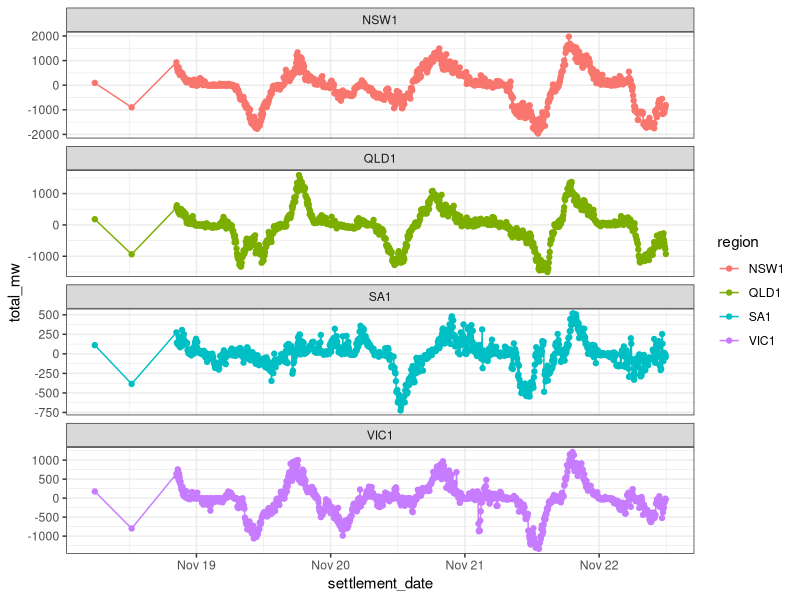
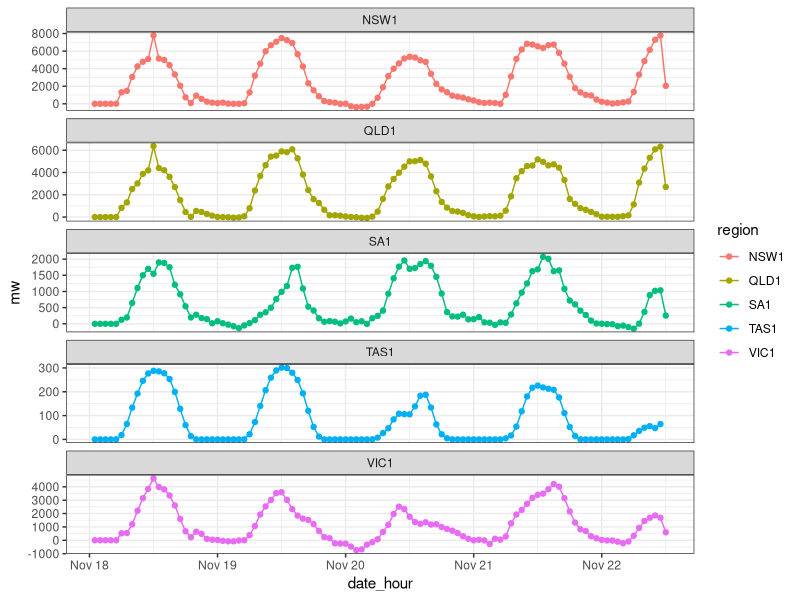
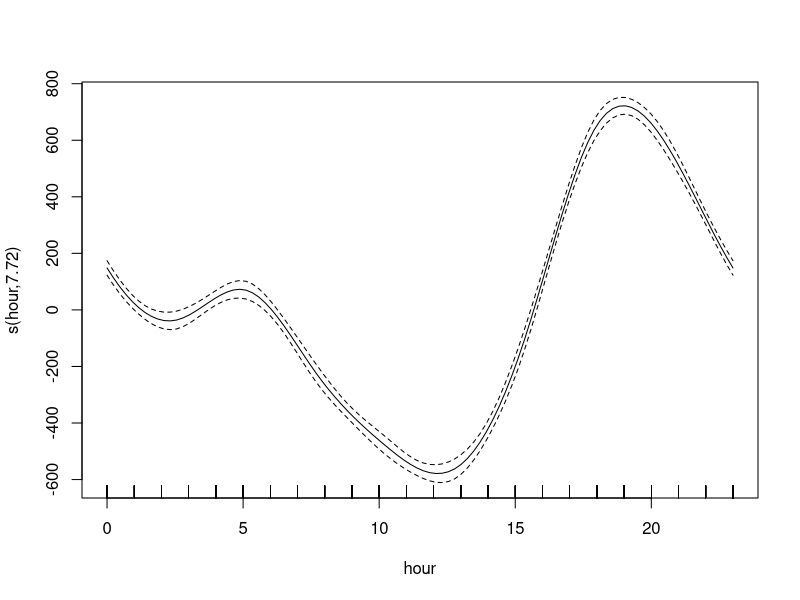
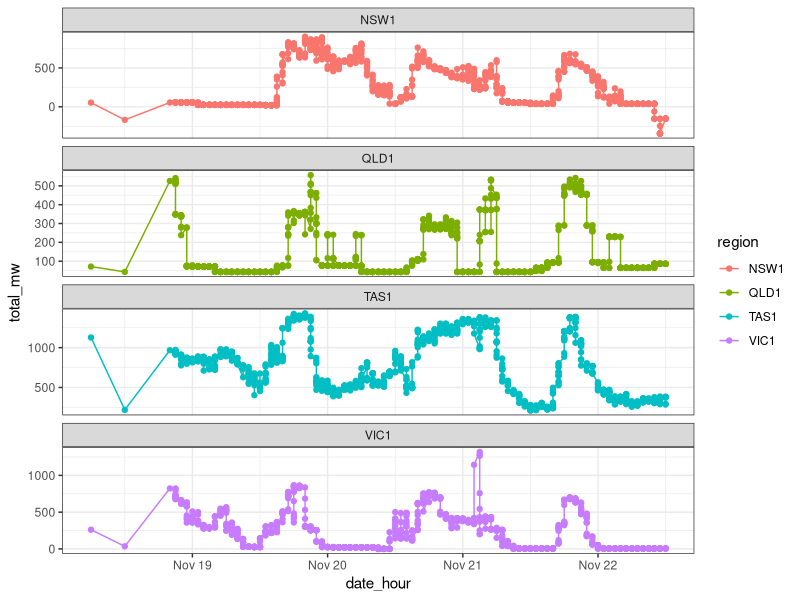
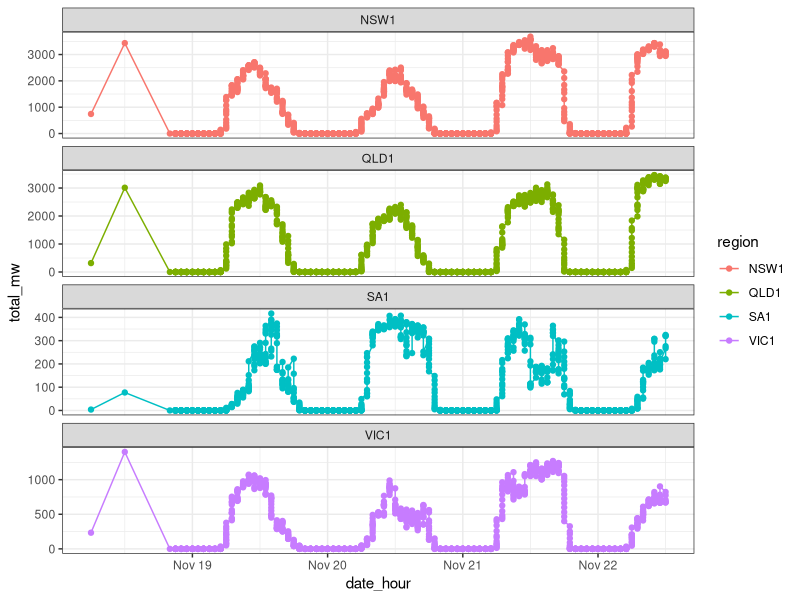
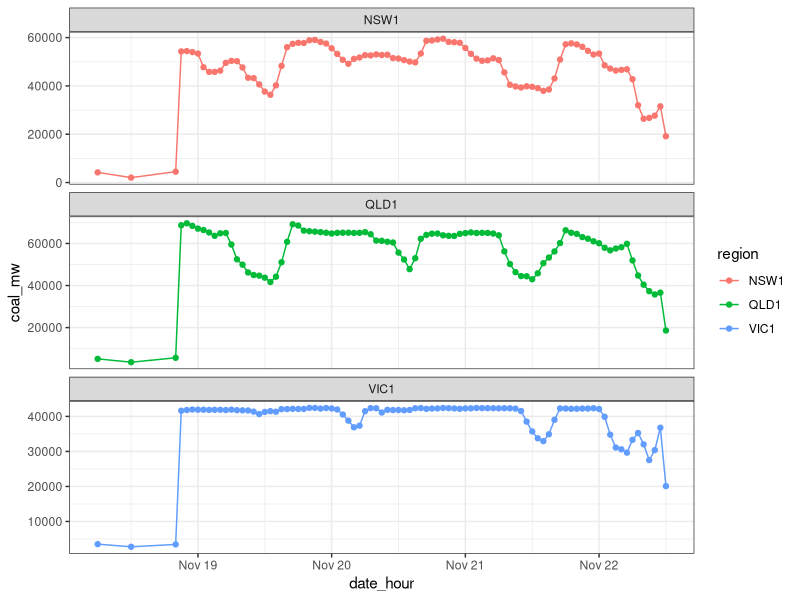
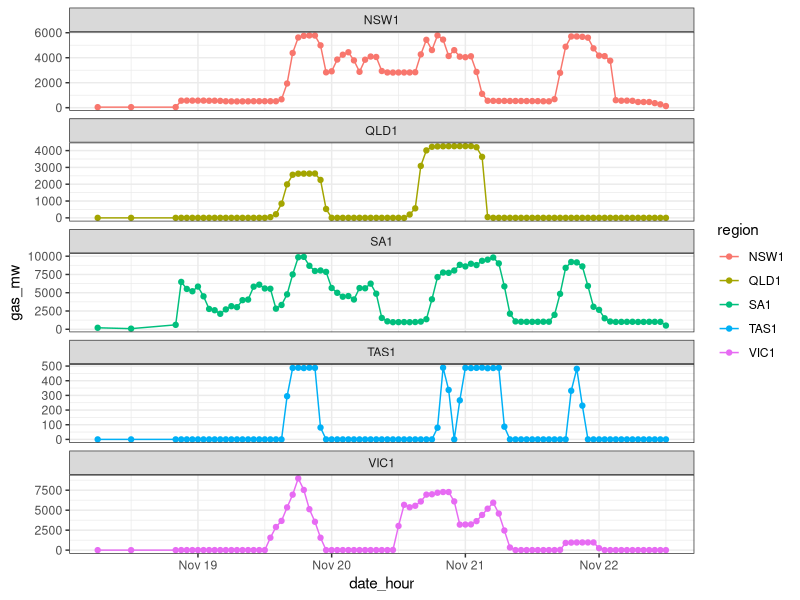
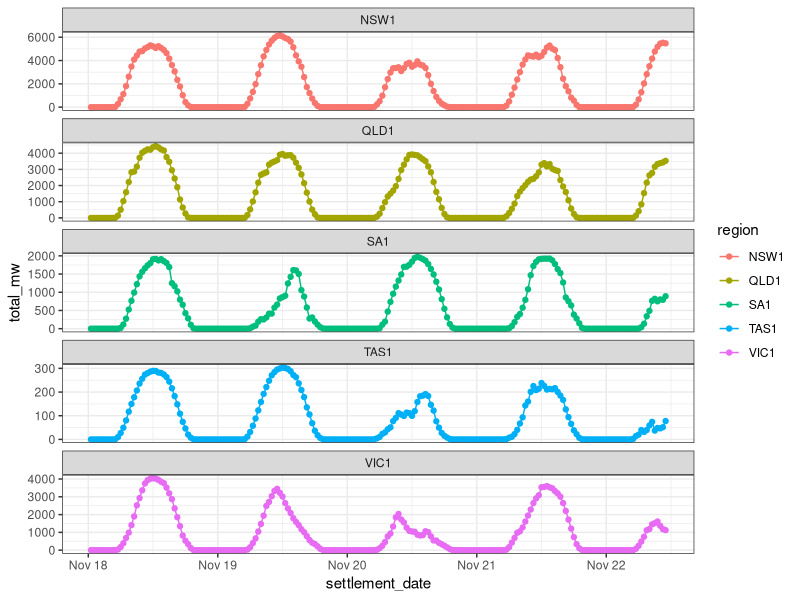

Recreate these plots in R, in order.
###
library(lubridate)
library(tidyverse)
power <- read.csv("nem_generation_by_fuel.csv") %>%
  mutate(settlement_date = ymd_hms(settlement_date),
         date_hour = round_date(settlement_date, unit = "hour")) %>%
  filter(settlement_date > ymd_hms("2026-11-18 00:00:00")) %>%
  mutate(date = date(date_hour),
  hour = hour(date_hour)) %>%
  unique()

battery <- power %>%
  filter(fuel_source == "Battery Storage")

ggplot(data = battery) +
geom_line(aes(x = settlement_date, y = total_mw,group = region,color = region)) +
geom_point(aes(x = settlement_date,y = total_mw,color = region)) +
facet_wrap(~region, ncol = 1, scales = "free_y") +
theme_bw() 

battery_hour <- group_by(battery,region,date_hour) %>%
summarise(mean_mw = mean(total_mw))

solar_hour <- filter(power, fuel_source == "Solar") %>%
group_by(date_hour,region) %>%
summarise(mean_mw = mean(total_mw))

rooftop_hour <- filter(power, fuel_source == "Rooftop Solar") %>%
group_by(date_hour,region) %>%
summarise(mean_mw = mean(total_mw))

bat_sol <- bind_rows(solar_hour,rooftop_hour,battery_hour) %>%
group_by(region,date_hour) %>%
summarise(mw = sum(mean_mw))

ggplot(data = bat_sol) +
geom_line(aes(x = date_hour, y = mw,group = region,color = region)) +
geom_point(aes(x = date_hour,y = mw,color = region)) +
facet_wrap(~region, ncol = 1, scales = "free_y") +
theme_bw() 

battery_gam <- mgcv::gam(total_mw ~ s(hour,bs = "cc") + region,data = battery)
plot(battery_gam)

hydro <- power %>%
  filter(fuel_source == "Hydro") %>%
mutate(hour = hour(date_hour),
date = date(date_hour))

  ggplot(data = hydro) +
geom_line(aes(x = date_hour, y = total_mw,group = region,color = region)) +
geom_point(aes(x = date_hour,y = total_mw,color = region)) +
facet_wrap(~region, ncol = 1, scales = "free_y") +
theme_bw() 

#hydro_gam <- mgcv::gam(total_mw ~ s(hour,bs = "cc") + region,data = hydro)

ggsave("hydro_series.png")

solar <- power %>%
  filter(fuel_source == "Solar") 

  ggplot(data = solar) +
geom_line(aes(x = date_hour, y = total_mw,group = region,color = region)) +
geom_point(aes(x = date_hour,y = total_mw,color = region)) +
facet_wrap(~region, ncol = 1, scales = "free_y") +
theme_bw() 

ggsave("solar_series.png")

coal <- filter(power,fuel_source %in% c("Black Coal","Brown Coal")) %>%
group_by(date_hour,region) %>%
summarise(coal_mw = sum(total_mw)) %>%
mutate(hour = hour(date_hour),
date = date(date_hour))

#coal_gam <- mgcv::gam(coal_mw ~ s(hour,bs = "cc") + region,data = coal)

  ggplot(data = coal) +
geom_line(aes(x = date_hour, y = coal_mw,group = region,color = region)) +
geom_point(aes(x = date_hour,y = coal_mw,color = region)) +
facet_wrap(~region, ncol = 1, scales = "free_y") +
theme_bw() 

ggsave("coal_series.png")

gas <- filter(power,fuel_source %in% c("Natural Gas","Natural Gas / Diesel","Natural Gas / Fuel Oil")) %>%
group_by(date_hour,region) %>%
summarise(gas_mw = sum(total_mw)) %>%
mutate(hour = hour(date_hour),
date = date(date_hour))

  ggplot(data = gas) +
geom_line(aes(x = date_hour, y = gas_mw,group = region,color = region)) +
geom_point(aes(x = date_hour,y = gas_mw,color = region)) +
facet_wrap(~region, ncol = 1, scales = "free_y") +
theme_bw() 

rooftop_solar <- filter(power,fuel_source == "Rooftop Solar") %>%
mutate(hour = hour(date_hour),
date = date(date_hour))

rooftop_hour <- group_by(rooftop_solar,date,hour,region) %>%
summarise(mean_mw = mean(total_mw))

  ggplot(data = rooftop_solar) +
geom_line(aes(x = settlement_date, y = total_mw,group = region,color = region)) +
geom_point(aes(x = settlement_date,y = total_mw,color = region)) +
facet_wrap(~region, ncol = 1, scales = "free_y") +
theme_bw() 

ggsave("rooftop_solar.png")

#solar_gam <- mgcv::gam(total_mw ~ s(hour,bs = "cc") + region,
#data = filter(rooftop_solar,region != "SA1"))
#plot(solar_gam)
#sa_solar_gam <- mgcv::gam(total_mw ~ s(hour,bs = "cc") ,
#data = filter(rooftop_solar,region == "SA1"))

#all <- group_by(power,settlement_date) %>%
#summarise(mw = sum(total_mw)) 

#ggplot(data = all) +
#geom_line(aes(x = settlement_date,y = mw)) +
#theme_bw()

wind <- filter(power,fuel_source == "Wind") %>%
mutate(hour = hour(date_hour),
date = date(date_hour))

#wind_gam <- mgcv::gam(total_mw ~ s(hour,bs = "cc") + region,
#data = wind)
#plot(wind_gam)

#wind_qld_gam <- mgcv::gam(total_mw ~ s(hour,bs = "cc"),
#data = filter(wind,region == "QLD1"))

  ggplot(data = wind) +
geom_line(aes(x = date_hour, y = total_mw,group = region,color = region)) +
geom_point(aes(x = date_hour,y = total_mw,color = region)) +
facet_wrap(~region, ncol = 1, scales = "free_y") +
theme_bw() 

ggsave("wind_series.png")
